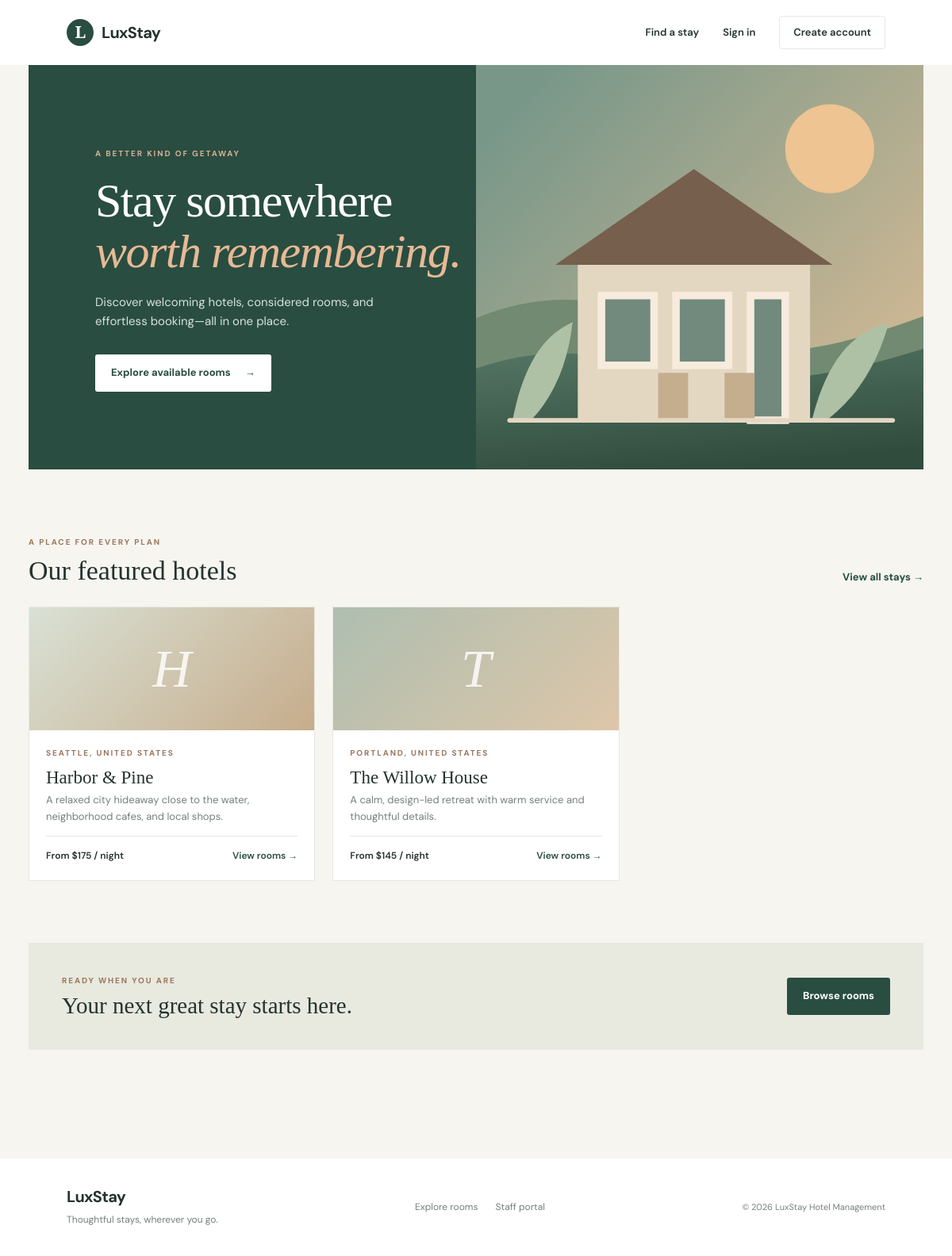
The page / on the database its author committed.
### tables this page shows
CREATE TABLE IF NOT EXISTS hotels (
    id INT UNSIGNED AUTO_INCREMENT PRIMARY KEY,
    name VARCHAR(150) NOT NULL,
    city VARCHAR(100) NOT NULL,
    country VARCHAR(100) NOT NULL DEFAULT '',
    address VARCHAR(255) NOT NULL DEFAULT '',
    description TEXT NULL,
    is_active TINYINT(1) NOT NULL DEFAULT 1,
    created_at TIMESTAMP NOT NULL DEFAULT CURRENT_TIMESTAMP,
    INDEX idx_hotels_active (is_active)
);

### includes/functions.php (called while the page is built, shortened)
<?php
function app_url(string $path = ''): string
{
    return APP_BASE_URL . '/' . ltrim($path, '/');
}
function e(mixed $value): string
{
    return htmlspecialchars((string) $value, ENT_QUOTES | ENT_SUBSTITUTE, 'UTF-8');
}
function current_user(): ?array
{
    return $_SESSION['user'] ?? null;
}

### config/database.php (called while the page is built, shortened)
<?php
function db(): PDO
{
    static $pdo;
    $host = getenv('DB_HOST') ?: 'localhost';
    $name = getenv('DB_NAME') ?: 'luxstay_hotel_db';
    $user = getenv('DB_USER') ?: 'root';
    $password = getenv('DB_PASSWORD') ?: '';
    try {
        $pdo = new PDO(
            "mysql:host={$host};dbname={$name};charset=utf8mb4",
            $user,
            $password,
            [
                PDO::ATTR_ERRMODE => PDO::ERRMODE_EXCEPTION,
                PDO::ATTR_DEFAULT_FETCH_MODE => PDO::FETCH_ASSOC,
                PDO::ATTR_EMULATE_PREPARES => false,
            ]
        );
    } catch (PDOException $exception) {
        error_log('LuxStay database connection failed: ' . $exception->getMessage());
        http_response_code(500);
        exit('Unable to connect to the database. Import database/luxstay_hotel_db.sql and check config/database.php.');
    }
    return $pdo;
}
require_once __DIR__ . '/../includes/functions.php';

### index.php (the view, shortened to what this page needs)
<?php
require_once __DIR__ . '/config/database.php';
$hotels = db()->query("SELECT h.*, (SELECT MIN(r.price_per_night) FROM rooms r WHERE r.hotel_id=h.id AND r.is_available=1) AS starting_price FROM hotels h WHERE h.is_active=1 ORDER BY h.id DESC LIMIT 6")->fetchAll();
require __DIR__ . '/includes/header.php';
?>
<section class="hero">
    <div class="hero-copy">
        <span class="eyebrow">A better kind of getaway</span>
        <h1>Stay somewhere<br><em>worth remembering.</em></h1>
        <p>Discover welcoming hotels, considered rooms, and effortless booking—all in one place.</p>
        <a class="button button-light" href="<?= e(app_url('booking/rooms.php')) ?>">Explore available rooms <span aria-hidden="true">→</span></a>
    </div>
    <div class="hero-art" aria-hidden="true"><img class="hero-illustration" src="<?= e(app_url('assets/images/hero-stay.svg')) ?>" alt=""></div>
</section>
<section class="section">
    <div class="section-heading"><div><span class="eyebrow">A place for every plan</span><h2>Our featured hotels</h2></div><a class="text-link" href="<?= e(app_url('booking/rooms.php')) ?>">View all stays →</a></div>
    <?php if (!$hotels): ?>
        <div class="empty-state"><h3>Your next stay is taking shape</h3><p>No hotels have been added yet. Check back soon.</p></div>
    <?php else: ?>
        <div class="hotel-grid">
        <?php foreach ($hotels as $hotel): ?>
            <article class="hotel-card">
                <div class="hotel-art" aria-hidden="true"><span><?= e(strtoupper(substr($hotel['name'], 0, 1))) ?></span></div>
                <div class="hotel-card-body"><p class="eyebrow"><?= e($hotel['city']) ?><?= $hotel['country'] ? ', ' . e($hotel['country']) : '' ?></p><h3><?= e($hotel['name']) ?></h3><p><?= e($hotel['description'] ?: 'A comfortable place to make yourself at home.') ?></p>
                <div class="card-bottom"><span><?= $hotel['starting_price'] !== null ? 'From $' . number_format((float) $hotel['starting_price'], 0) . ' / night' : 'Rooms coming soon' ?></span><a href="<?= e(app_url('booking/rooms.php?hotel_id=' . (int) $hotel['id'])) ?>" aria-label="View rooms at <?= e($hotel['name']) ?>">View rooms →</a></div></div>
            </article>
        <?php endforeach; ?>
        </div>
    <?php endif; ?>
</section>
<section class="callout"><div><span class="eyebrow">Ready when you are</span><h2>Your next great stay starts here.</h2></div><a class="button button-dark" href="<?= e(app_url('booking/rooms.php')) ?>">Browse rooms</a></section>
<?php require __DIR__ . '/includes/footer.php'; ?>

### includes/header.php (shortened to what this page needs)
<?php
$user = current_user();
?>
<!doctype html>
<html lang="en">
<head>
    <link rel="stylesheet" href="<?= e(app_url('assets/css/style.css')) ?>">
</head>
<body>
<header class="site-header">
    <a class="brand" href="<?= e(app_url('index.php')) ?>"><span class="brand-mark">L</span> LuxStay</a>
    <nav class="main-nav" aria-label="Main navigation">
        <a href="<?= e(app_url('booking/rooms.php')) ?>">Find a stay</a>
        <?php if ($user): ?>
            <a href="<?= e(app_url('booking/my_bookings.php')) ?>">My bookings</a>
            <a href="<?= e(app_url('user/profile.php')) ?>">Profile</a>
            <a class="nav-cta" href="<?= e(app_url('user/login.php?logout=1')) ?>">Sign out</a>
        <?php else: ?>
            <a href="<?= e(app_url('user/login.php')) ?>">Sign in</a>
            <a class="nav-cta" href="<?= e(app_url('user/register.php')) ?>">Create account</a>
        <?php endif; ?>
    </nav>
</header>
<main class="page-shell">

### includes/footer.php
</main>
<footer class="site-footer">
    <div><a class="brand footer-brand" href="<?= e(app_url('index.php')) ?>">LuxStay</a><p>Thoughtful stays, wherever you go.</p></div>
    <div class="footer-links"><a href="<?= e(app_url('booking/rooms.php')) ?>">Explore rooms</a><a href="<?= e(app_url('admin/login.php')) ?>">Staff portal</a></div>
    <small>&copy; <?= date('Y') ?> LuxStay Hotel Management</small>
</footer>
</body>
</html>

### assets/css/style.css (style rules this page uses)
:root { --ink:#24332f;--muted:#75817b;--green:#294d41;--green-dark:#1e3c33;--cream:#f6f5f0;--paper:#fff;--line:#e6e8e1;--peach:#e6a87c;--serif:'Playfair Display',Georgia,serif;--sans:'DM Sans',Arial,sans-serif }
* { box-sizing:border-box }
html { scroll-behavior:smooth }
body { margin:0;background:var(--cream);color:var(--ink);font:15px/1.6 var(--sans) }
a { color:inherit;text-decoration:none }
.site-header,.admin-header { height:82px;padding:0 clamp(22px,7vw,110px);display:flex;align-items:center;justify-content:space-between;background:#fff;position:relative;z-index:2 }
.brand { display:inline-flex;align-items:center;gap:10px;font-size:20px;font-weight:700;letter-spacing:-.7px }
.brand-mark { display:grid;place-items:center;width:34px;height:34px;border-radius:50%;background:var(--green);color:#fff;font-family:var(--serif);font-size:21px }
.main-nav { display:flex;align-items:center;gap:30px;font-size:13px;font-weight:600 }
.nav-cta { padding:10px 17px;border:1px solid var(--line);border-radius:4px }
.page-shell { max-width:1280px;min-height:60vh;margin:0 auto;padding:0 36px 72px }
.hero { min-height:510px;display:grid;grid-template-columns:1fr 1fr;overflow:hidden;background:var(--green);color:white;padding:76px max(7vw,50px);position:relative }
.hero-copy { align-self:center;max-width:540px;position:relative;z-index:1 }
.eyebrow { text-transform:uppercase;letter-spacing:1.9px;font-size:10px;font-weight:700;color:#9a765c }
.hero .eyebrow,.auth-aside .eyebrow { color:#d8b092 }
h1,h2,h3,p { margin-top:0 }
.hero h1,.auth-aside h1 { font:500 clamp(42px,5vw,66px)/1.07 var(--serif);letter-spacing:-1.5px;margin:17px 0 }
.hero h1 em,.auth-aside h1 em { color:#e7b994 }
.hero-copy>p { max-width:410px;color:#d9e2dd;margin:20px 0 30px }
.button { display:inline-flex;align-items:center;justify-content:center;gap:18px;border:0;border-radius:3px;padding:13px 20px;min-height:46px;font-weight:700;font-size:13px;cursor:pointer;transition:background .15s,transform .15s }
.button-dark { background:var(--green);color:#fff }
.button-light { background:#fff;color:var(--green) }
.hero-art { position:absolute;inset:0 0 0 50%;background:linear-gradient(135deg,#668676,#c4b498);overflow:hidden }
.hero-illustration { width:100%;height:100%;object-fit:cover }
.section { padding:78px 0 }
.section-heading { display:flex;align-items:end;justify-content:space-between;margin-bottom:26px }
.section-heading h2 { font:500 34px var(--serif);margin:7px 0 0 }
.text-link { color:var(--green);font-size:13px;font-weight:700 }
.hotel-grid,.room-grid { display:grid;grid-template-columns:repeat(3,minmax(0,1fr));gap:22px }
.hotel-card,.room-card { background:#fff;border:1px solid var(--line);overflow:hidden }
.hotel-art { height:155px;background:linear-gradient(135deg,#d9e1d5,#c6ac8b);display:grid;place-items:center }
.hotel-art span { font:italic 68px var(--serif);color:rgba(255,255,255,.82) }
.hotel-card:nth-child(3n+2) .hotel-art { background:linear-gradient(135deg,#aebeb0,#ddc6a9) }
.hotel-card-body { padding:21px }
.hotel-card h3 { font:500 23px var(--serif);margin:5px 0 }
.hotel-card-body>p:not(.eyebrow) { font-size:13px;color:var(--muted);min-height:42px }
.card-bottom { display:flex;align-items:center;justify-content:space-between;border-top:1px solid var(--line);padding-top:15px;font-size:12px;font-weight:600 }
.card-bottom a { color:var(--green) }
.callout { background:#e8e9df;padding:34px 42px;display:flex;align-items:center;justify-content:space-between;margin:0 0 65px }
.callout h2 { font:500 29px var(--serif);margin:5px 0 }
.site-footer { display:flex;align-items:center;justify-content:space-between;padding:32px clamp(22px,7vw,110px);background:#fff;color:var(--muted);font-size:12px }
.site-footer p { margin:4px 0 }
.footer-brand { color:var(--ink) }
.footer-links { display:flex;gap:22px }
.site-footer small { font-size:11px }

### rows shown on the page
hotels: name "H", city "SEATTLE", country "UNITED STATES", name "Harbor & Pine", description "A relaxed city hideaway close to the water, neighborhood cafes, and local shops.", starting_price "175"
hotels: name "T", city "PORTLAND", country "UNITED STATES", name "The Willow House", description "A calm, design-led retreat with warm service and thoughtful details.", starting_price "145"
